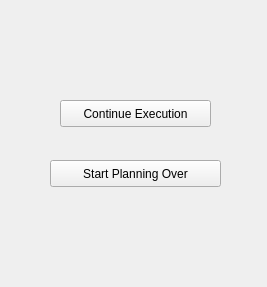
<?xml version="1.0" encoding="UTF-8"?>
<ui version="4.0">
 <class>StoppedExecutionView</class>
 <widget class="QWidget" name="StoppedExecutionView">
  <property name="geometry">
   <rect>
    <x>0</x>
    <y>0</y>
    <width>267</width>
    <height>287</height>
   </rect>
  </property>
  <property name="windowTitle">
   <string>Form</string>
  </property>
  <widget class="QPushButton" name="buttonContinueExecution">
   <property name="geometry">
    <rect>
     <x>60</x>
     <y>100</y>
     <width>151</width>
     <height>27</height>
    </rect>
   </property>
   <property name="text">
    <string>Continue Execution</string>
   </property>
  </widget>
  <widget class="QPushButton" name="buttonStartOver">
   <property name="geometry">
    <rect>
     <x>50</x>
     <y>160</y>
     <width>171</width>
     <height>27</height>
    </rect>
   </property>
   <property name="text">
    <string>Start Planning Over</string>
   </property>
  </widget>
 </widget>
 <resources/>
 <connections/>
</ui>
